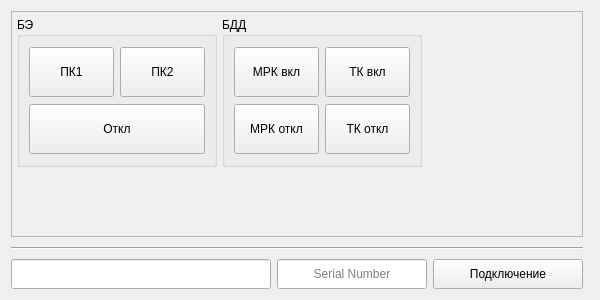
<?xml version="1.0" encoding="UTF-8"?>
<ui version="4.0">
 <class>Form</class>
 <widget class="QWidget" name="Form">
  <property name="geometry">
   <rect>
    <x>0</x>
    <y>0</y>
    <width>600</width>
    <height>300</height>
   </rect>
  </property>
  <property name="windowTitle">
   <string>Form</string>
  </property>
  <layout class="QGridLayout" name="gridLayout">
   <item row="5" column="2">
    <widget class="Line" name="line_10">
     <property name="minimumSize">
      <size>
       <width>0</width>
       <height>10</height>
      </size>
     </property>
     <property name="orientation">
      <enum>Qt::Horizontal</enum>
     </property>
    </widget>
   </item>
   <item row="6" column="0">
    <layout class="QGridLayout" name="coreGLayout">
     <property name="sizeConstraint">
      <enum>QLayout::SetMinimumSize</enum>
     </property>
     <item row="1" column="1">
      <widget class="QLineEdit" name="moduleSerialNumberLEdit">
       <property name="enabled">
        <bool>true</bool>
       </property>
       <property name="sizePolicy">
        <sizepolicy hsizetype="Minimum" vsizetype="Fixed">
         <horstretch>0</horstretch>
         <verstretch>0</verstretch>
        </sizepolicy>
       </property>
       <property name="minimumSize">
        <size>
         <width>150</width>
         <height>30</height>
        </size>
       </property>
       <property name="maximumSize">
        <size>
         <width>2000</width>
         <height>16777215</height>
        </size>
       </property>
       <property name="text">
        <string/>
       </property>
       <property name="alignment">
        <set>Qt::AlignCenter</set>
       </property>
       <property name="placeholderText">
        <string>Serial Number</string>
       </property>
      </widget>
     </item>
     <item row="1" column="2">
      <widget class="QPushButton" name="connectionPButton">
       <property name="enabled">
        <bool>true</bool>
       </property>
       <property name="minimumSize">
        <size>
         <width>150</width>
         <height>30</height>
        </size>
       </property>
       <property name="maximumSize">
        <size>
         <width>2000</width>
         <height>30</height>
        </size>
       </property>
       <property name="text">
        <string>Подключение</string>
       </property>
       <property name="flat">
        <bool>false</bool>
       </property>
      </widget>
     </item>
     <item row="1" column="0">
      <widget class="QLineEdit" name="statusLineEdit">
       <property name="minimumSize">
        <size>
         <width>0</width>
         <height>30</height>
        </size>
       </property>
      </widget>
     </item>
    </layout>
   </item>
   <item row="0" column="0">
    <widget class="QFrame" name="userFrame">
     <property name="sizePolicy">
      <sizepolicy hsizetype="Expanding" vsizetype="Expanding">
       <horstretch>0</horstretch>
       <verstretch>0</verstretch>
      </sizepolicy>
     </property>
     <property name="frameShape">
      <enum>QFrame::StyledPanel</enum>
     </property>
     <property name="frameShadow">
      <enum>QFrame::Raised</enum>
     </property>
     <layout class="QGridLayout" name="gridLayout_2">
      <property name="sizeConstraint">
       <enum>QLayout::SetMinimumSize</enum>
      </property>
      <property name="leftMargin">
       <number>5</number>
      </property>
      <property name="topMargin">
       <number>5</number>
      </property>
      <property name="rightMargin">
       <number>5</number>
      </property>
      <property name="bottomMargin">
       <number>0</number>
      </property>
      <property name="spacing">
       <number>5</number>
      </property>
      <item row="1" column="0">
       <spacer name="verticalSpacer">
        <property name="orientation">
         <enum>Qt::Vertical</enum>
        </property>
        <property name="sizeType">
         <enum>QSizePolicy::MinimumExpanding</enum>
        </property>
        <property name="sizeHint" stdset="0">
         <size>
          <width>20</width>
          <height>5</height>
         </size>
        </property>
       </spacer>
      </item>
      <item row="0" column="2">
       <widget class="QGroupBox" name="GroupBox_BDD">
        <property name="sizePolicy">
         <sizepolicy hsizetype="Expanding" vsizetype="Expanding">
          <horstretch>0</horstretch>
          <verstretch>0</verstretch>
         </sizepolicy>
        </property>
        <property name="minimumSize">
         <size>
          <width>200</width>
          <height>150</height>
         </size>
        </property>
        <property name="maximumSize">
         <size>
          <width>400</width>
          <height>200</height>
         </size>
        </property>
        <property name="sizeIncrement">
         <size>
          <width>150</width>
          <height>100</height>
         </size>
        </property>
        <property name="baseSize">
         <size>
          <width>250</width>
          <height>100</height>
         </size>
        </property>
        <property name="toolTip">
         <string>&lt;html&gt;&lt;head/&gt;&lt;body&gt;&lt;p&gt;Команды управления БДД&lt;/p&gt;&lt;/body&gt;&lt;/html&gt;</string>
        </property>
        <property name="title">
         <string>БДД</string>
        </property>
        <layout class="QGridLayout" name="gridLayout_4">
         <item row="0" column="0">
          <widget class="QPushButton" name="pushButton_MRK_On">
           <property name="minimumSize">
            <size>
             <width>40</width>
             <height>20</height>
            </size>
           </property>
           <property name="maximumSize">
            <size>
             <width>16777215</width>
             <height>50</height>
            </size>
           </property>
           <property name="text">
            <string>МРК вкл</string>
           </property>
          </widget>
         </item>
         <item row="0" column="1">
          <widget class="QPushButton" name="pushButton_TK_On">
           <property name="minimumSize">
            <size>
             <width>40</width>
             <height>20</height>
            </size>
           </property>
           <property name="maximumSize">
            <size>
             <width>16777215</width>
             <height>50</height>
            </size>
           </property>
           <property name="text">
            <string>ТК вкл</string>
           </property>
          </widget>
         </item>
         <item row="1" column="0">
          <widget class="QPushButton" name="pushButton_MRK_Off">
           <property name="minimumSize">
            <size>
             <width>40</width>
             <height>20</height>
            </size>
           </property>
           <property name="maximumSize">
            <size>
             <width>16777215</width>
             <height>50</height>
            </size>
           </property>
           <property name="text">
            <string>МРК откл</string>
           </property>
          </widget>
         </item>
         <item row="1" column="1">
          <widget class="QPushButton" name="pushButton_TK_Off">
           <property name="minimumSize">
            <size>
             <width>40</width>
             <height>20</height>
            </size>
           </property>
           <property name="maximumSize">
            <size>
             <width>16777215</width>
             <height>50</height>
            </size>
           </property>
           <property name="text">
            <string>ТК откл</string>
           </property>
          </widget>
         </item>
        </layout>
       </widget>
      </item>
      <item row="0" column="0">
       <widget class="QGroupBox" name="GroupBox_BE">
        <property name="enabled">
         <bool>true</bool>
        </property>
        <property name="sizePolicy">
         <sizepolicy hsizetype="Expanding" vsizetype="Expanding">
          <horstretch>0</horstretch>
          <verstretch>0</verstretch>
         </sizepolicy>
        </property>
        <property name="minimumSize">
         <size>
          <width>200</width>
          <height>150</height>
         </size>
        </property>
        <property name="maximumSize">
         <size>
          <width>400</width>
          <height>200</height>
         </size>
        </property>
        <property name="sizeIncrement">
         <size>
          <width>150</width>
          <height>100</height>
         </size>
        </property>
        <property name="baseSize">
         <size>
          <width>250</width>
          <height>100</height>
         </size>
        </property>
        <property name="toolTip">
         <string>&lt;html&gt;&lt;head/&gt;&lt;body&gt;&lt;p align=&quot;center&quot;&gt;Команды управления БЭ БДК2&lt;/p&gt;&lt;/body&gt;&lt;/html&gt;</string>
        </property>
        <property name="layoutDirection">
         <enum>Qt::LeftToRight</enum>
        </property>
        <property name="title">
         <string>БЭ</string>
        </property>
        <property name="flat">
         <bool>false</bool>
        </property>
        <property name="checkable">
         <bool>false</bool>
        </property>
        <property name="checked">
         <bool>false</bool>
        </property>
        <layout class="QGridLayout" name="gridLayout_3">
         <item row="0" column="0">
          <widget class="QPushButton" name="pushButton_PK1">
           <property name="minimumSize">
            <size>
             <width>40</width>
             <height>20</height>
            </size>
           </property>
           <property name="maximumSize">
            <size>
             <width>16777215</width>
             <height>50</height>
            </size>
           </property>
           <property name="toolTip">
            <string>&lt;html&gt;&lt;head/&gt;&lt;body&gt;&lt;p&gt;Задействовать полукомплект 1&lt;/p&gt;&lt;/body&gt;&lt;/html&gt;</string>
           </property>
           <property name="text">
            <string>ПК1</string>
           </property>
          </widget>
         </item>
         <item row="0" column="1">
          <widget class="QPushButton" name="pushButton_PK2">
           <property name="minimumSize">
            <size>
             <width>40</width>
             <height>20</height>
            </size>
           </property>
           <property name="maximumSize">
            <size>
             <width>16777215</width>
             <height>50</height>
            </size>
           </property>
           <property name="sizeIncrement">
            <size>
             <width>130</width>
             <height>40</height>
            </size>
           </property>
           <property name="toolTip">
            <string>&lt;html&gt;&lt;head/&gt;&lt;body&gt;&lt;p&gt;Задействовать полукомплект 2&lt;/p&gt;&lt;/body&gt;&lt;/html&gt;</string>
           </property>
           <property name="text">
            <string>ПК2</string>
           </property>
          </widget>
         </item>
         <item row="1" column="0" colspan="2">
          <widget class="QPushButton" name="pushButton_PK_Off">
           <property name="minimumSize">
            <size>
             <width>80</width>
             <height>20</height>
            </size>
           </property>
           <property name="maximumSize">
            <size>
             <width>16777215</width>
             <height>50</height>
            </size>
           </property>
           <property name="toolTip">
            <string>&lt;html&gt;&lt;head/&gt;&lt;body&gt;&lt;p&gt;Отключить БЭ&lt;/p&gt;&lt;/body&gt;&lt;/html&gt;</string>
           </property>
           <property name="text">
            <string>Откл</string>
           </property>
          </widget>
         </item>
        </layout>
       </widget>
      </item>
      <item row="0" column="3">
       <spacer name="horizontalSpacer_2">
        <property name="orientation">
         <enum>Qt::Horizontal</enum>
        </property>
        <property name="sizeType">
         <enum>QSizePolicy::MinimumExpanding</enum>
        </property>
        <property name="sizeHint" stdset="0">
         <size>
          <width>5</width>
          <height>20</height>
         </size>
        </property>
       </spacer>
      </item>
     </layout>
    </widget>
   </item>
   <item row="5" column="0">
    <widget class="Line" name="line">
     <property name="minimumSize">
      <size>
       <width>0</width>
       <height>10</height>
      </size>
     </property>
     <property name="orientation">
      <enum>Qt::Horizontal</enum>
     </property>
    </widget>
   </item>
  </layout>
 </widget>
 <resources/>
 <connections/>
</ui>
